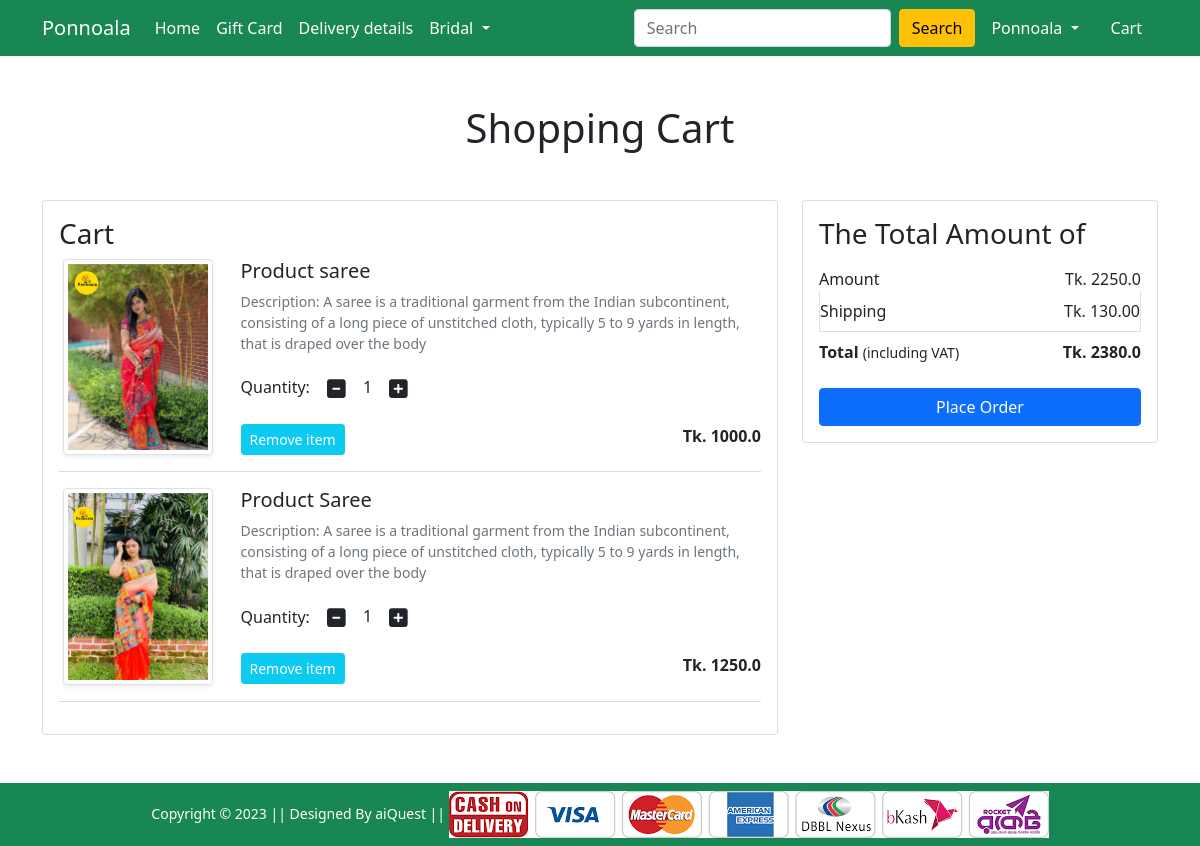
Screenshot of /cart/ (signed in) with the database file from the repository.
### Shop/models.py (models this page shows, shortened)
class Cart(models.Model):
    user = models.ForeignKey(User, on_delete=models.CASCADE)
    product = models.ForeignKey(Product, on_delete=models.CASCADE)
    quantity = models.PositiveIntegerField(default=1)

class Product(models.Model):
    title = models.CharField(max_length=100)
    selling_price = models.FloatField()
    discounted_price = models.FloatField()
    description = models.TextField()
    brand = models.CharField(max_length=100)
    category = models.CharField(choices=CATEGORY_CHOICES,max_length=2)
    product_image = models.ImageField(upload_to='productimg')

### Shop/views.py (the view)
# urls.py: path('cart/', views.show_cart, name='showcart'),
def show_cart(request):
 if request.user.is_authenticated:
  user=request.user
  cart=Cart.objects.filter(user=user)
  amount=0.0
  shipping_amount=130.0
  total_amount=0.0
  cart_product=[p for p in Cart.objects.all() if p.user==user]
  if cart_product:
   for p in cart_product:
    tempamount=(p.quantity * p.product.discounted_price)
    amount+=tempamount
   total_amount=amount+shipping_amount
  else:
    return render(request, 'Shop/emptycart.html')
  return render(request, 'Shop/addtocart.html',{'carts':cart,'totalamount':total_amount,'amount':amount})

### Shop/templates/Shop/addtocart.html (shortened to what this page needs)
{% extends 'Shop/base.html' %}
{% load static %}
{% block main-content %}
<div class="container my-5">
    <div class="row">
        <h1 class="text-center mb-5">Shopping Cart</h1>
        <div class="col-sm-8">
            <div class="card">
                <div class="card-body">
                    <h3>Cart</h3>
                    {% for cart in carts %}
                    <div class="row">
                        <div class="col-sm-3 text-center align-self-center"><img
                                src="{{ cart.product.product_image.url }}" alt="" srcset=""
                                class="img-fluid img-thumbnail shadow-sm" height="150" width="150"> </div>
                        <div class="col-sm-9">
                            <div>
                                <h5>Product {{ cart.product.title }}</h5>
                                <p class="mb-2 text-muted small">Description: {{ cart.product.description }}</p>
                                <div class="my-3">
                                    <label for="quantity">Quantity:</label>
                                    <a class="minus-cart btn" pid="{{ cart.product.id }}"><i class="fas fa-minus-square fa-lg"></i></a>
                                    <span id="quantity">{{ cart.quantity }}</span>
                                    <a class="plus-cart btn" pid="{{ cart.product.id }}"><i class="fas fa-plus-square fa-lg"></i></a>
                                </div>
                                <div class="d-flex justify-content-between">
                                    <a href="#" class="btn btn-sm btn-info  text-white mr-3 remove-cart" pid="{{ cart.product.id }}">Remove item </a>
                                    <p class="mb-0"><span><strong>Tk. {{ cart.product.discounted_price }}</strong></span></p>
                                </div>
                            </div>
                        </div>
                    </div>
                    <hr class="text-muted">
                    {% endfor %}
                </div>
            </div>
        </div>
         <div class="col-sm-4">
            <div class="card">
                <div class="card-body">
                    <h3>The Total Amount of</h3>
                    <ul class="list-group">
                        <li
                            class="list-group-item d-flex justify-content-between align-items-center border-0 px-0 pb-0">
                            Amount<span>Tk. {{ amount }}</span></li>
                        <li class="list-group-item d-flex justify-content-between align-items-center px-0">
                            Shipping<span>Tk. 130.00</span></li>
                        <li
                            class="list-group-item d-flex justify-content-between align-items-center border-0 px-0 mb-3">
                            <div>
                                <strong>Total</strong> <small>(including VAT)</small>
                            </div>
                            <span><strong>Tk. {{ totalamount }}</strong></span>
                        </li>
                    </ul>
                    <div class="d-grid"><a href="{% url 'checkout' %}" class="btn btn-primary">Place Order</a></div>
                </div>
            </div>
        </div>
    </div>
</div>
{% endblock main-content %}

### Shop/templates/Shop/base.html (shortened to what this page needs)
<!doctype html>
{% load static %}
<html lang="en">
<head>
    <link href="https://cdn.jsdelivr.net/npm/bootstrap@5.0.0-beta1/dist/css/bootstrap.min.css" rel="stylesheet"
>
    <link rel="stylesheet" href="{% static 'Shop/css/owl.carousel.min.css' %}">
    <link rel="stylesheet" href="{% static 'Shop/css/all.min.css' %}">
    <link rel="stylesheet" href="{% static 'Shop/css/style.css' %}">
</head>
<body>
    <nav class="navbar navbar-expand-lg navbar-dark bg-success">
        <div class="container">
            <a class="navbar-brand" href="/">Ponnoala</a>
            <div class="collapse navbar-collapse" id="navbarSupportedContent">
                <ul class="navbar-nav me-auto mb-2 mb-lg-0">
                    <li class="nav-item">
                        <a class="nav-link active" aria-current="page" href="/">Home</a>
                    </li>
                    <li class="nav-item">
                        <a class="nav-link active" aria-current="page" href="#">Gift Card</a>
                    </li>
                    <li class="nav-item">
                        <a class="nav-link active" aria-current="page" href="#">Delivery details</a>
                    </li>
                    <li class="nav-item dropdown">
                        <a class="nav-link dropdown-toggle text-white" href="#" id="electronicsDropdown" role="button"
                            data-bs-toggle="dropdown" aria-expanded="false">
                            Bridal
                        </a>
                    </li>
                </ul>
                <form class="d-flex">
                    <input class="form-control me-2" type="search" placeholder="Search" aria-label="Search">
                    <button class="btn btn-warning" type="submit">Search</button>
                </form>
                <div>
                    <ul class="navbar-nav me-auto mb-2 mb-lg-0">
                        {% if request.user.is_authenticated %}
                        <li class="nav-item dropdown mx-2">
                            <a class="nav-link dropdown-toggle text-white" href="#" id="profileDropdown" role="button"
                                data-bs-toggle="dropdown" aria-expanded="false">
                                {{ request.user.username | capfirst }}
                            </a>
                        </li>
                        <li class="nav-item mx-2">
                            <a href="{% url 'showcart' %}" class="nav-link text-white"> Cart </a>
                        </li>
                        {% endif %}
                    </ul>
                </div>
            </div>
        </div>
    </nav>
    {% block main-content %} {% endblock main-content %}
    <footer class="container-fluid bg-success text-center p-2 mt-5">
        <small class="text-white">Copyright &copy; 2023 || Designed By aiQuest || </small>
        <img src="{% static 'Shop/images/paymentlogo.png' %}" alt="" srcset="" class="img-fluid" height="2px">
    </footer>
</body>
</html>

### rows the page displays
Cart: product.product_image (picture), product "saree", product.description "A saree is a traditional garment from the Indian subcontinent, consisting of a long piece of unstitched cloth, typically 5 to 9 yards in length, that is draped over the body", quantity "1", product.discounted_price "1000.0"
Cart: product.product_image (picture), product "Saree", product.description "A saree is a traditional garment from the Indian subcontinent, consisting of a long piece of unstitched cloth, typically 5 to 9 yards in length, that is draped over the body", quantity "1", product.discounted_price "1250.0"

### other values shown
{{ request.user.username | capfirst }} "Ponnoala"
{{ amount }} "2250.0"
{{ totalamount }} "2380.0"
